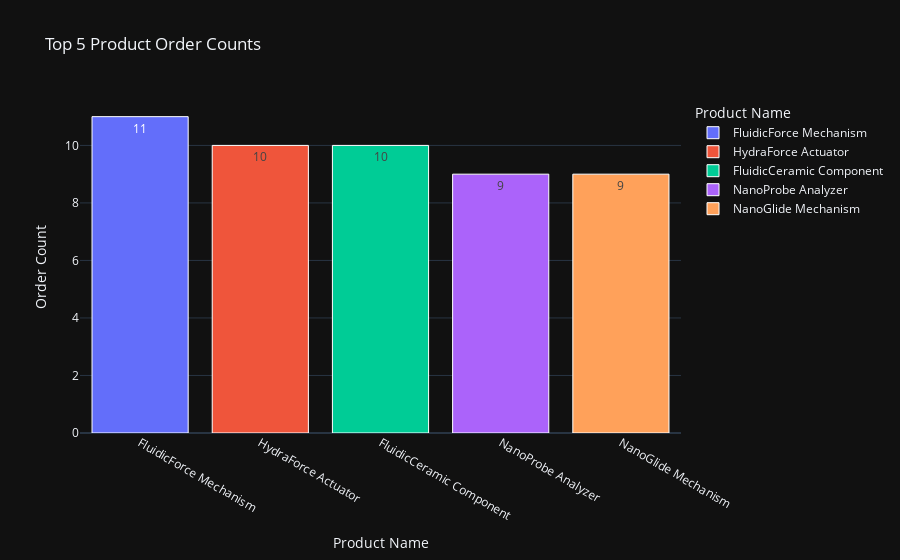

Notebook cell for this chart:
### Markdown cell above
### 3) (WITHOUT LIMIT) Retrieve names and total count of top 5 productNames which were ordered by customers (without LIMIT) [10]

### Code cell
cursor = connection.cursor()
cursor.execute("""
    SELECT productName, orderCount
FROM (
    SELECT p.productName, COUNT(*) as orderCount,
           ROW_NUMBER() OVER (ORDER BY COUNT(*) DESC) as rn
    FROM product p
    JOIN delivery d ON p.productID = d.d_productID
    GROUP BY p.productName
) subquery
WHERE rn <= 5;;
""")
data = cursor.fetchall()

# Convert the fetched data into a Pandas DataFrame
df = pd.DataFrame(data, columns=['productName', 'orderCount'])

# Create a Bar Plot using Plotly with a bright color scale
fig = px.bar(df, x='productName', y='orderCount', text='orderCount',
             title='Top 5 Product Order Counts',
             labels={'productName': 'Product Name', 'orderCount': 'Order Count'},
             color='productName', color_continuous_scale='Viridis')

# Set bright colors, dark background, and adjust plot properties
fig.update_traces(marker=dict(line=dict(color='white', width=1)))
fig.update_layout(template='plotly_dark', xaxis={'categoryorder': 'total descending'})

# Show the plot
fig.show()

### Figure 1 — Plotly figure (JSON) as saved in the notebook; plotly's stock layout.template omitted (floating-point values rounded to 4 significant figures)
{"data": [{"alignmentgroup": "True", "hovertemplate": "Product Name=%{x}<br>Order Count=%{text}<extra></extra>", "legendgroup": "FluidicForce Mechanism", "marker": {"color": "#636efa", "line": {"color": "white", "width": 1}, "pattern": {"shape": ""}}, "name": "FluidicForce Mechanism", "offsetgroup": "FluidicForce Mechanism", "orientation": "v", "showlegend": true, "text": [11], "textposition": "auto", "type": "bar", "x": ["FluidicForce Mechanism"], "xaxis": "x", "y": [11], "yaxis": "y"}, {"alignmentgroup": "True", "hovertemplate": "Product Name=%{x}<br>Order Count=%{text}<extra></extra>", "legendgroup": "HydraForce Actuator", "marker": {"color": "#EF553B", "line": {"color": "white", "width": 1}, "pattern": {"shape": ""}}, "name": "HydraForce Actuator", "offsetgroup": "HydraForce Actuator", "orientation": "v", "showlegend": true, "text": [10], "textposition": "auto", "type": "bar", "x": ["HydraForce Actuator"], "xaxis": "x", "y": [10], "yaxis": "y"}, {"alignmentgroup": "True", "hovertemplate": "Product Name=%{x}<br>Order Count=%{text}<extra></extra>", "legendgroup": "FluidicCeramic Component", "marker": {"color": "#00cc96", "line": {"color": "white", "width": 1}, "pattern": {"shape": ""}}, "name": "FluidicCeramic Component", "offsetgroup": "FluidicCeramic Component", "orientation": "v", "showlegend": true, "text": [10], "textposition": "auto", "type": "bar", "x": ["FluidicCeramic Component"], "xaxis": "x", "y": [10], "yaxis": "y"}, {"alignmentgroup": "True", "hovertemplate": "Product Name=%{x}<br>Order Count=%{text}<extra></extra>", "legendgroup": "NanoProbe Analyzer", "marker": {"color": "#ab63fa", "line": {"color": "white", "width": 1}, "pattern": {"shape": ""}}, "name": "NanoProbe Analyzer", "offsetgroup": "NanoProbe Analyzer", "orientation": "v", "showlegend": true, "text": [9], "textposition": "auto", "type": "bar", "x": ["NanoProbe Analyzer"], "xaxis": "x", "y": [9], "yaxis": "y"}, {"alignmentgroup": "True", "hovertemplate": "Product Name=%{x}<br>Order Count=%{text}<extra></extra>", "legendgroup": "NanoGlide Mechanism", "marker": {"color": "#FFA15A", "line": {"color": "white", "width": 1}, "pattern": {"shape": ""}}, "name": "NanoGlide Mechanism", "offsetgroup": "NanoGlide Mechanism", "orientation": "v", "showlegend": true, "text": [9], "textposition": "auto", "type": "bar", "x": ["NanoGlide Mechanism"], "xaxis": "x", "y": [9], "yaxis": "y"}], "layout": {"barmode": "relative", "legend": {"title": {"text": "Product Name"}, "tracegroupgap": 0}, "title": {"text": "Top 5 Product Order Counts"}, "xaxis": {"anchor": "y", "categoryarray": ["FluidicForce Mechanism", "HydraForce Actuator", "FluidicCeramic Component", "NanoProbe Analyzer", "NanoGlide Mechanism"], "categoryorder": "total descending", "domain": [0, 1], "title": {"text": "Product Name"}}, "yaxis": {"anchor": "x", "domain": [0, 1], "title": {"text": "Order Count"}}}}
